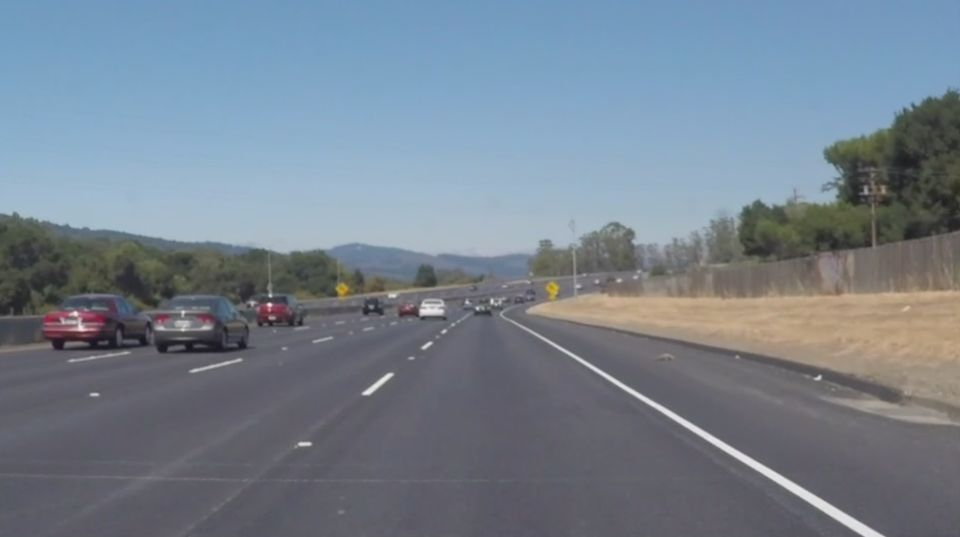
#> input picture test_images/capture-20171114-172109.jpg, 960 x 537 px; its folder holds only this picture in this run
$ jupyter execute --allow-errors P1.ipynb   (shell and % lines are left out)
#> lines starting #> are read from the running program, lines starting #| are printed output that depends on the picture; after the words box and inside, x2 and y2 are one past the last pixel; in counts of white or black regions, pixels touching at a corner belong together
## Import Packages

[cell 1]
# Useful packages

import matplotlib.pyplot as plt
import matplotlib.image as mpimg
from moviepy.editor import VideoFileClip
from IPython.display import HTML
import numpy as np
import cv2
import os
import math
from collections import *

## Helper Functions #1

These helper functions comprise building blocks of the edge-detection/line-building pipeline.

[cell 2]
# Simple class for maintaining running averages
class RunningMean:
    def __init__(self, max_size = 10, max_prunes = 100):
        """Basic ctor"""
        self.max_size = max_size
        self.max_prunes = max_prunes
        self.prune_ctr = 0
        self.cache = deque()
        self.sum = 0.0
        self.curr_mean = 0.0


    def __len__(self):
        """Length operator"""
        return len(self.cache)

    def update_mean(self, new_value):
        """Update running mean"""
        self.cache.append(new_value)
        self.sum += new_value
        if self.prune():
            self.prune_ctr += 1
            if self.max_prunes > 0 and \
                self.max_prunes < self.prune_ctr:
                self.prune_ctr = 0
                self.recalc()
        return self.build_mean()

    # [12 lines left out: functions clear, recalc, not called in this run]

    def prune(self):
        """Discard old values"""
        result = False
        while (len(self.cache) > self.max_size):
            result = True
            self.sum -= self.cache.popleft()
        return result

    def build_mean(self):
        """Recalc current mean"""
        self.curr_mean = (self.sum/float(len(self.cache)))
        return self.get_mean()

    def get_mean(self):
        """Gets current mean"""
        return self.curr_mean

def grayscale(img):
    """Applies the Grayscale transform
    This will return an image with only one color channel"""
    return cv2.cvtColor(img, cv2.COLOR_RGB2GRAY)

def canny(img, low_threshold, high_threshold):
    """Applies the Canny transform"""
    return cv2.Canny(img, low_threshold, high_threshold)

def gaussian_blur(img, kernel_size):
    """Applies a Gaussian Noise kernel"""
    return cv2.GaussianBlur(img, (kernel_size, kernel_size), 0)

def region_of_interest(img, vertices):
    """
    Applies an image mask.

    Only keeps the region of the image defined by the polygon
    formed from `vertices`. The rest of the image is set to black.
    """
    #defining a blank mask to start with
    mask = np.zeros_like(img)

    #defining a 3 channel or 1 channel color to fill the mask with depending on the input image
    if len(img.shape) > 2:
        channel_count = img.shape[2]  # i.e. 3 or 4 depending on your image
        ignore_mask_color = (255,) * channel_count
    else:
        ignore_mask_color = 255

    #filling pixels inside the polygon defined by "vertices" with the fill color
    cv2.fillPoly(mask, vertices, ignore_mask_color)

    #returning the image only where mask pixels are nonzero
    masked_image = cv2.bitwise_and(img, mask)
    return masked_image


def draw_lines(img, lines, color=[255, 0, 0], thickness=2,
                extrapolate=False, hide_other=False, hide_vertical=False,
                slope_means = [RunningMean(),RunningMean()],
                inter_means = [RunningMean(),RunningMean()]):
    """
    This function draws `lines` with `color` and `thickness`.
    Lines are drawn on the image inplace (mutates the image).
    """
    # Bail if nothing to do
    if lines is None:
        return

    # Normalized vs standard
    if extrapolate:

        # Get image dimensions
        imshape = img.shape
        ymax = imshape[0]
        xmax = imshape[1]
        xmid = (xmax/2)

        # Get Y top/bottom
        ytop = (float(ymax)*0.7)
        ybot = (float(ymax)*1.0)

        # Left & right line counters, sums
        line_ctr = [0,0]
        line_weight_sum = [0.0,0.0]
        line_slope_sum = [0.0,0.0]
        line_mid_x_sum = [0.0,0.0]
        line_mid_y_sum = [0.0,0.0]

        # Veritcal lines, drawn separately
        vertical_lines = []

        # Scan lines
        for line in lines:
            # Break into coords
            for x1,y1,x2,y2 in line:
                # Vertical lines
                if x2 == x1:
                    vertical_lines.append(line)
                # Other lines
                else:
                    # Calc slope
                    slope = ((y2-y1)/(x2-x1))
                    abs_slope = abs(slope)
                    line_idx = 0 if slope < 0 else 1

                    # Ignore shallow, wrong-side lines
                    if abs_slope > 0.5 and \
                        ( ( line_idx == 0 and x1 <= xmid and x2 <= xmid ) or \
                            ( line_idx == 1 and x1 > xmid and x2 > xmid ) ):

                        # Count line
                        line_ctr[line_idx] += 1

                        # Weight line
                        line_len_weight = (math.sqrt(((y2-y1)**2)+((x2-x1)**2))**10)
                        line_weight = (min(10.0, abs_slope)*line_len_weight)
                        line_weight_sum[line_idx] += line_weight
                        line_slope_sum[line_idx] += (slope*line_weight)

                        # X midpoint
                        line_left_x = x1 if x1 < x2 else x2
                        line_mid_x = (line_left_x+(abs(x2-x1)/2))
                        line_mid_x_sum[line_idx] += (line_mid_x*line_weight)

                        # Y midpoint
                        line_top_y = y1 if y1 < y2 else y2
                        line_mid_y = (line_top_y+(abs(y2-y1)/2))
                        line_mid_y_sum[line_idx] += (line_mid_y*line_weight)

        # Draw other lines
        if not hide_other:
            # Iterate left/right
            for line_idx in [0, 1]:
                bot_end = None
                top_end = None

                # Any lines to draw?
                if line_ctr[line_idx] > 0:
                    # Get mean slope
                    curr_slope = (line_slope_sum[line_idx] / line_weight_sum[line_idx])
                    mean_slope = slope_means[line_idx].update_mean(curr_slope)

                    # Get bottom endpoint
                    curr_mid_x = (line_mid_x_sum[line_idx] / line_weight_sum[line_idx])
                    curr_mid_y = (line_mid_y_sum[line_idx] / line_weight_sum[line_idx])
                    curr_inter = ((((curr_mid_y-ybot)/mean_slope)-curr_mid_x)*-1.0)

                    mean_inter = inter_means[line_idx].update_mean(curr_inter)
                    bot_end = [mean_inter,ybot]

                    # Get top endpoint
                    top_end = [((((ybot-ytop)/mean_slope)-mean_inter)*-1.0),ytop]

                # Else, fill in from last lines
                elif len(slope_means[line_idx]) > 0 and \
                    len(inter_means[line_idx]) > 0:

                    # Get mean slope
                    mean_slope = slope_means[line_idx].get_mean()

                    # Get bottom endpoint
                    mean_inter = inter_means[line_idx].get_mean()
                    bot_end = [mean_inter,ybot]

                    # Get top endpoint
                    top_end = [((((ybot-ytop)/mean_slope)-mean_inter)*-1.0),ytop]

                # Draw!
                if not bot_end is None and \
                    not top_end is None:
                    cv2.line(img, (int(bot_end[0]), int(bot_end[1])),
                            (int(top_end[0]), int(top_end[1])),
                            color, thickness)

        # Draw vertical lines
        if not hide_vertical:
            for line in vertical_lines:
                for x1,y1,x2,y2 in line:
                    cv2.line(img, (x1, y1), (x2, y2), color, thickness)

    # Else, just iterate and draw
    else:
        # Iterate, draw
        for line in lines:
            for x1,y1,x2,y2 in line:
                cv2.line(img, (x1, y1), (x2, y2), color, thickness)

def hough_lines(img, rho, theta, threshold, min_line_len, max_line_gap,
                slope_means = [RunningMean(),RunningMean()],
                inter_means = [RunningMean(),RunningMean()]):
    """
    Returns an image with hough lines drawn.
    """
    lines = cv2.HoughLinesP(img, rho, theta, threshold, np.array([]),
                            minLineLength=min_line_len, maxLineGap=max_line_gap)
    line_img = np.zeros((img.shape[0], img.shape[1], 3), dtype=np.uint8)
    draw_lines(line_img, lines, thickness=3, color=[255, 0, 0],
                extrapolate=False)
    draw_lines(line_img, lines, thickness=9, color=[0, 0, 255],
                extrapolate=True,
                slope_means=slope_means, inter_means=inter_means)
    return line_img

def weighted_img(img, initial_img, α=0.8, β=1., λ=0.):
    """
    initial_img * α + img * β + λ
    NOTE: initial_img and img must be the same shape!
    """
    return cv2.addWeighted(initial_img, α, img, β, λ)

## Test #1: Images

Applies subset of the pipeline (no slope/intercept averaging) to a set of test images, writing each step to disk for evalution.

[cell 3]
for curr_image_name in os.listdir('test_images/'):
    # Preliminaries
    print (curr_image_name)
    base_img_name = curr_image_name.replace('.jpg', '')
    png_img_name = (base_img_name + '.png')
    test_dir_name = ('test_images_output/')
    output_dir_name = (test_dir_name + base_img_name + '/')
    if (not os.path.isdir(output_dir_name)):
        os.mkdir(output_dir_name)
    if (not os.path.isdir(test_dir_name + '1_grayscale')):
        os.mkdir(test_dir_name + '1_grayscale')
    if (not os.path.isdir(test_dir_name + '2_gaussian')):
        os.mkdir(test_dir_name + '2_gaussian')
    if (not os.path.isdir(test_dir_name + '3_canny')):
        os.mkdir(test_dir_name + '3_canny')
    if (not os.path.isdir(test_dir_name + '4_masked')):
        os.mkdir(test_dir_name + '4_masked')
    if (not os.path.isdir(test_dir_name + '5_hough')):
        os.mkdir(test_dir_name + '5_hough')
    if (not os.path.isdir(test_dir_name + '6_edges')):
        os.mkdir(test_dir_name + '6_edges')
    if (not os.path.isdir(test_dir_name + '_stacked')):
        os.mkdir(test_dir_name + '_stacked')

    # Read in test image
    image = mpimg.imread('test_images/' + curr_image_name)
#> image is the input picture: shape (537, 960, 3); mean R, G, B 117.8, 129.8, 142.4

    # Convert to grayscale
    gray = grayscale(image)
#> in grayscale, `return cv2.cvtColor(img, cv2.COLOR_RGB2GRAY)`:
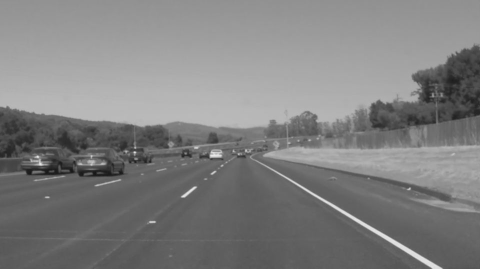
#> returned value: shape (537, 960) (shown at 1/2 size); min 22, max 238, mean 127.6
    plt.imsave((output_dir_name + '1_grayscale_' + png_img_name),gray, format="png")
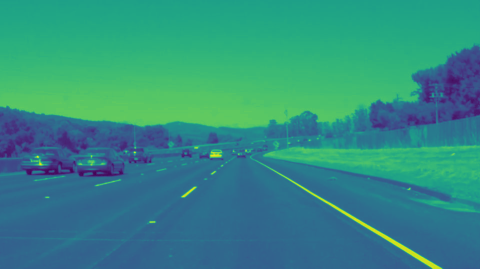
#> saved as 1_grayscale_capture-20171114-172109.png: shape (537, 960, 3) (shown at 1/2 size); mean R, G, B 50.2, 139.9, 130.8
    plt.imsave((test_dir_name + '1_grayscale/1_grayscale_' + png_img_name),gray, format="png")

    # Create gaussian blur version
    kernel_size = 5 # default = 5
    blur_gray = gaussian_blur(gray, kernel_size)
    plt.imsave((output_dir_name + '2_gaussian_' + png_img_name),blur_gray, format="png")
    plt.imsave((test_dir_name + '2_gaussian/2_gaussian_' + png_img_name),blur_gray, format="png")

    # Create Canny edges
    high_threshold = 150 # default = 150
    low_threshold = (high_threshold / 3) # default = 50
    edges = canny(blur_gray, low_threshold, high_threshold)
#> in canny, `return cv2.Canny(img, low_threshold, high_threshold)`:
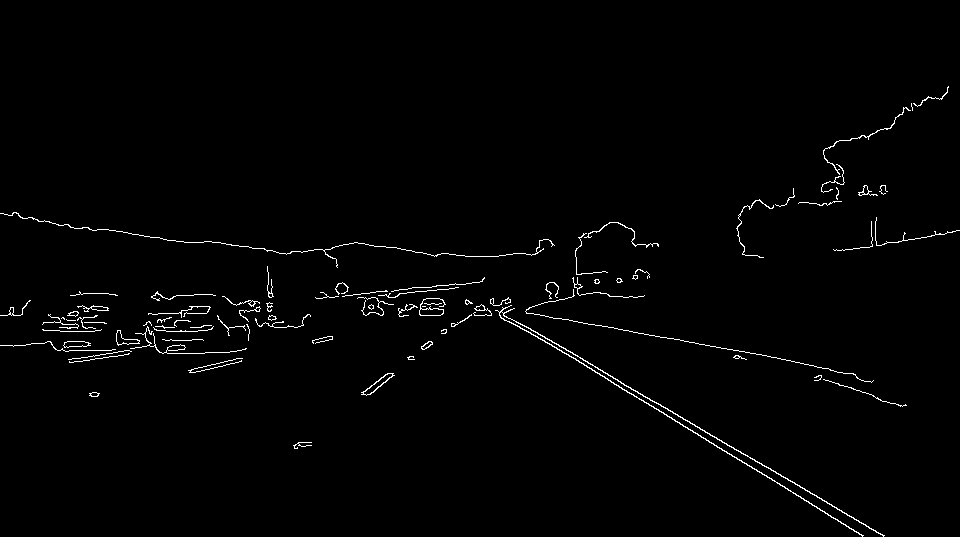
#> returned value: shape (537, 960); 1.3% white in thin lines or dots, all inside (x1, y1, x2, y2) = (0, 86, 960, 537)
    plt.imsave((output_dir_name + '3_canny_' + png_img_name),edges, format="png")
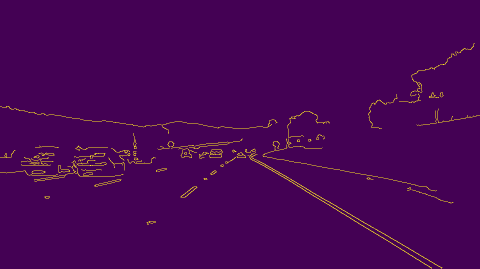
#> saved as 3_canny_capture-20171114-172109.png: shape (537, 960, 3) (shown at 1/2 size); mean R, G, B 70.4, 4, 83.4
    plt.imsave((test_dir_name + '3_canny/3_canny_' + png_img_name),edges, format="png")

    # Create masking
    imshape = image.shape
    ysize = imshape[0]
    xsize = imshape[1]
    vertices = np.array([[(0,ysize),(xsize*0.47, ysize*0.7), \
        (xsize*0.53, ysize*0.7), (xsize,ysize)]], dtype=np.int32)
    masked_edges = region_of_interest(edges, vertices)
#> in region_of_interest, `cv2.fillPoly(mask, vertices, ignore_mask_color)`:
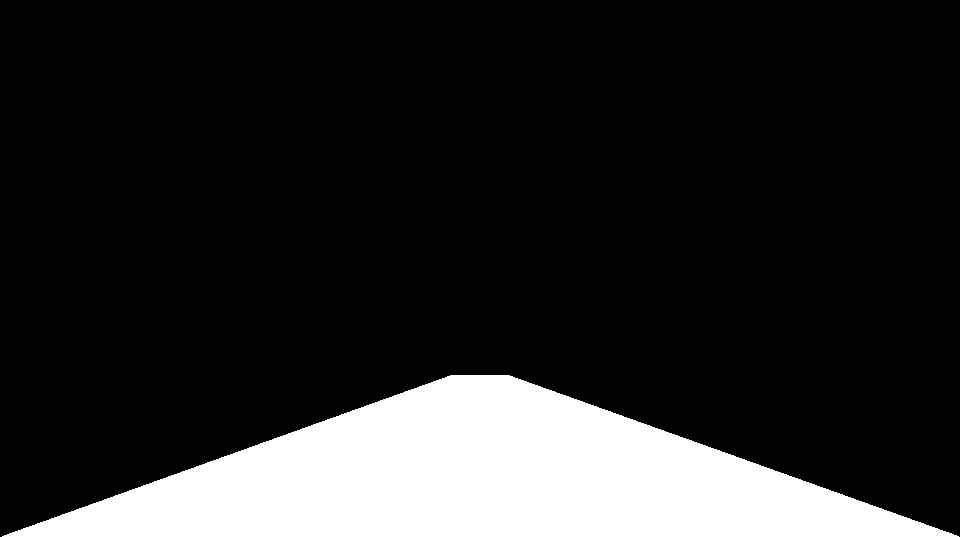
#> mask: shape (537, 960); 16% white; 1 white region, box (x1, y1, x2, y2) and area: (2, 375, 959, 537) 82504
    plt.imsave((output_dir_name + '4_masked_' + png_img_name),masked_edges, format="png")
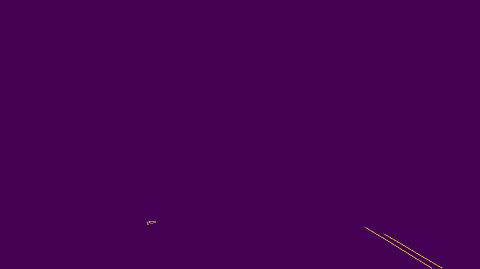
#> saved as 4_masked_capture-20171114-172109.png: shape (537, 960, 3) (shown at 1/2 size); mean R, G, B 68.2, 1.2, 84
    plt.imsave((test_dir_name + '4_masked/4_masked_' + png_img_name),masked_edges, format="png")

    # Create Hough transform
    rho = 2 # default = 2
    theta = np.pi/180 # default = np.pi/180
    threshold = 15     # default = 15
    min_line_len = 30 # default = 40
    max_line_gap = 20    # default = 20
    line_image = hough_lines(masked_edges, rho, theta, threshold, min_line_len, max_line_gap)
#> in hough_lines, `lines = cv2.HoughLinesP(img, rho, theta, threshold, np.array([]), minL..`: lines = [[727, 453, 863, 535], [792, 481, 859, 522], [831, 504, 883, 536], [730, 454, 779, 483], [768, 468, 800, 487], [828, 515, 859, 533]]
#> the loop in draw_lines, `for line in lines:` made 6 passes
#> call 2 of draw_lines, with lines = array of shape (6, 1, 4), thickness = 9, extrapolate = True, hide_other = False, hide_vertical = False
#> the loop in draw_lines (call 2), `for line in lines:` made 6 passes
#> after the loop in draw_lines (call 2), `for line in lines:`: line_ctr = [0, 6]; line_mid_x_sum = [0, 4.9e+24]; line_mid_y_sum = [0, 3.04e+24]; line_slope_sum = [0, 3.71e+21]; line_weight_sum = [0, 6.16e+21]; vertical_lines = []
#> the loop in draw_lines (call 2), `for line_idx in [0, 1]:` made 2 passes
#> (curr_slope, mean_slope, curr_mid_x, curr_mid_y, curr_inter, mean_inter) on pass 2: (0.603, 0.603, 795, 494, 866.3, 866.3)
#> after the loop in draw_lines (call 2), `for line_idx in [0, 1]:`:
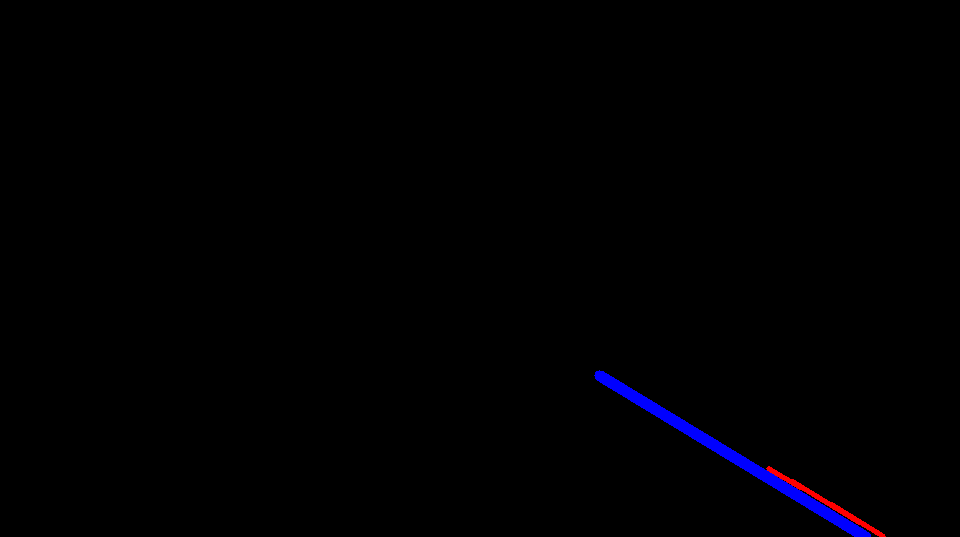
#> img: shape (537, 960, 3); mean of channels 0, 1, 2 0.4, 0, 1.8; drawn as R, G, B
    plt.imsave((output_dir_name + '5_hough_' + png_img_name),line_image, format="png")
    plt.imsave((test_dir_name + '5_hough/5_hough_' + png_img_name),line_image, format="png")

    # Create a "color" binary image to combine with line image
    color_edges = np.dstack((edges, edges, edges))
    plt.imsave((output_dir_name + '6_edges_' + png_img_name),color_edges, format="png")
    plt.imsave((test_dir_name + '6_edges/6_edges_' + png_img_name),color_edges, format="png")

    # Draw the lines on the edge image
    lines_edges = weighted_img(image, line_image)
    plt.imsave((output_dir_name + '_stacked_' + png_img_name),lines_edges, format="png")
    plt.imsave((test_dir_name + '_stacked/_stacked_' + png_img_name),lines_edges, format="png")

$ run again, on test_images/solidYellowCurve.jpg
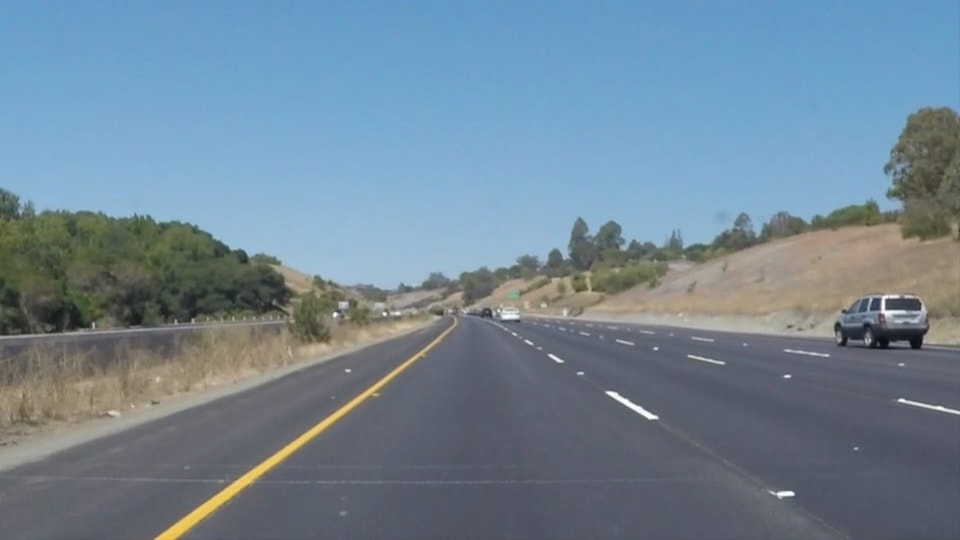
#> input picture test_images/solidYellowCurve.jpg, 960 x 540 px
#> image is the input picture: shape (540, 960, 3); mean R, G, B 113, 133.4, 149
#> mask: shape (540, 960); 15.9% white; 1 white region, box (x1, y1, x2, y2) and area: (2, 378, 959, 540) 82504
#> masked_image: shape (540, 960); 0.12% white in thin lines or dots, all inside (x1, y1, x2, y2) = (154, 419, 795, 540)
#> `plt.imsave((output_dir_name + '4_masked_' + png_img_name),masked_edges..`:
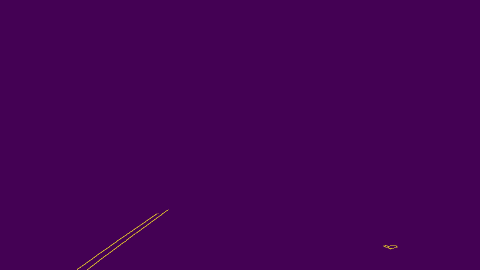
#> saved as 4_masked_solidYellowCurve.png: shape (540, 960, 3) (shown at 1/2 size); mean R, G, B 68.2, 1.3, 83.9
#> lines = [[250, 483, 334, 420], [154, 538, 313, 427], [175, 539, 254, 478], [264, 472, 302, 443], [220, 505, 258, 475], [155, 537, 302, 434], [175, 538, 207, 513]]
#> the loop in draw_lines, `for line in lines:` made 7 passes
#> the loop in draw_lines (call 2), `for line in lines:` made 7 passes
#> after the loop in draw_lines (call 2), `for line in lines:`: line_ctr = [7, 0]; line_mid_x_sum = [1.79e+25, 0]; line_mid_y_sum = [3.72e+25, 0]; line_slope_sum = [-5.38e+22, 0]; line_weight_sum = [7.7e+22, 0]; vertical_lines = []
#> the loop in draw_lines (call 2), `for line_idx in [0, 1]:` made 2 passes
#> (curr_slope, mean_slope, curr_mid_x, curr_mid_y, curr_inter, mean_inter) on pass 1: (-0.699, -0.699, 232, 483.4, 151.1, 151.1)
#> after the loop in draw_lines (call 2), `for line_idx in [0, 1]:`:
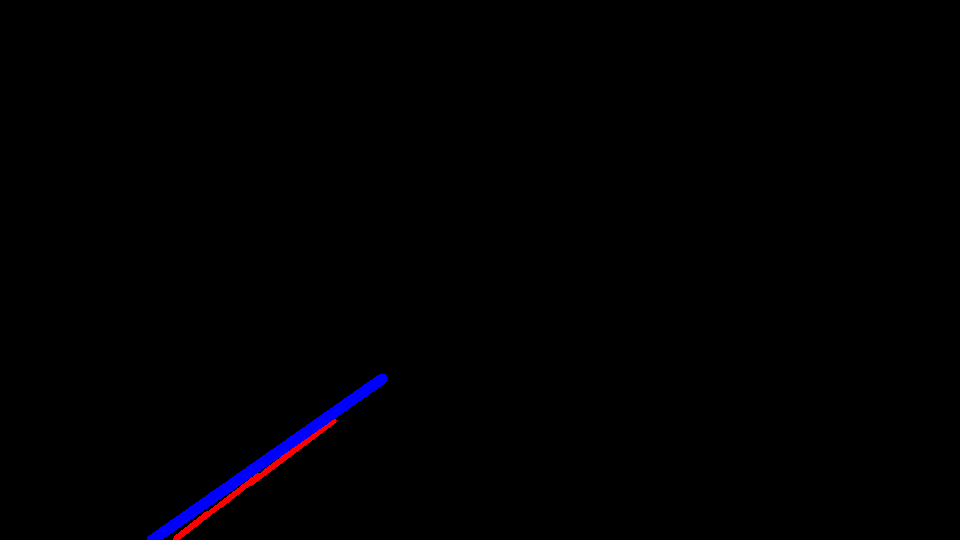
#> img: shape (540, 960, 3); mean of channels 0, 1, 2 0.6, 0, 1.5; drawn as R, G, B
#> color_edges: shape (540, 960, 3); 1.7% white in thin lines or dots, all inside (x1, y1, x2, y2) = (0, 106, 960, 540)
